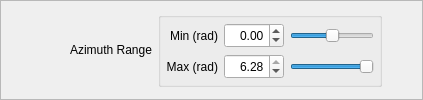
                   <widget class="QFrame" name="RadialShooterAzimuthRangeFrame">
                    <property name="sizePolicy">
                     <sizepolicy hsizetype="Preferred" vsizetype="Preferred">
                      <horstretch>0</horstretch>
                      <verstretch>0</verstretch>
                     </sizepolicy>
                    </property>
                    <property name="frameShape">
                     <enum>QFrame::StyledPanel</enum>
                    </property>
                    <property name="frameShadow">
                     <enum>QFrame::Raised</enum>
                    </property>
                    <layout class="QHBoxLayout" name="horizontalLayout_4">
                     <property name="margin">
                      <number>0</number>
                     </property>
                     <item>
                      <spacer name="horizontalSpacer_36">
                       <property name="orientation">
                        <enum>Qt::Horizontal</enum>
                       </property>
                       <property name="sizeType">
                        <enum>QSizePolicy::Preferred</enum>
                       </property>
                       <property name="sizeHint" stdset="0">
                        <size>
                         <width>69</width>
                         <height>20</height>
                        </size>
                       </property>
                      </spacer>
                     </item>
                     <item>
                      <widget class="QLabel" name="RadialShooterAzimuthRangeLabel">
                       <property name="sizePolicy">
                        <sizepolicy hsizetype="Preferred" vsizetype="Fixed">
                         <horstretch>0</horstretch>
                         <verstretch>0</verstretch>
                        </sizepolicy>
                       </property>
                       <property name="toolTip">
                        <string>The azimuth range the Shooter will send each particle. 0 = X axis, 3.14 = -X axis</string>
                       </property>
                       <property name="text">
                        <string>Azimuth Range</string>
                       </property>
                       <property name="alignment">
                        <set>Qt::AlignRight|Qt::AlignTrailing|Qt::AlignVCenter</set>
                       </property>
                      </widget>
                     </item>
                     <item>
                      <widget class="QGroupBox" name="RadialShooterAzimuthRangeBox">
                       <property name="sizePolicy">
                        <sizepolicy hsizetype="Expanding" vsizetype="Fixed">
                         <horstretch>0</horstretch>
                         <verstretch>0</verstretch>
                        </sizepolicy>
                       </property>
                       <property name="title">
                        <string/>
                       </property>
                       <layout class="QGridLayout" name="gridLayout_13">
                        <property name="margin">
                         <number>5</number>
                        </property>
                        <item row="0" column="0">
                         <widget class="QLabel" name="RadialShooterAzimuthMinLabel">
                          <property name="sizePolicy">
                           <sizepolicy hsizetype="Preferred" vsizetype="Fixed">
                            <horstretch>0</horstretch>
                            <verstretch>0</verstretch>
                           </sizepolicy>
                          </property>
                          <property name="minimumSize">
                           <size>
                            <width>0</width>
                            <height>25</height>
                           </size>
                          </property>
                          <property name="toolTip">
                           <string>The minimum azimuth (0=down the X+ axis)</string>
                          </property>
                          <property name="text">
                           <string>Min (rad)</string>
                          </property>
                          <property name="alignment">
                           <set>Qt::AlignRight|Qt::AlignTrailing|Qt::AlignVCenter</set>
                          </property>
                         </widget>
                        </item>
                        <item row="1" column="0">
                         <widget class="QLabel" name="RadialShooterAzimuthMaxLabel">
                          <property name="sizePolicy">
                           <sizepolicy hsizetype="Preferred" vsizetype="Fixed">
                            <horstretch>0</horstretch>
                            <verstretch>0</verstretch>
                           </sizepolicy>
                          </property>
                          <property name="minimumSize">
                           <size>
                            <width>0</width>
                            <height>25</height>
                           </size>
                          </property>
                          <property name="toolTip">
                           <string>The maximum azimuth (0=down the -X axis)</string>
                          </property>
                          <property name="text">
                           <string>Max (rad)</string>
                          </property>
                          <property name="alignment">
                           <set>Qt::AlignRight|Qt::AlignTrailing|Qt::AlignVCenter</set>
                          </property>
                         </widget>
                        </item>
                        <item row="0" column="2">
                         <widget class="QSlider" name="RadialShooterAzimuthMinSlider">
                          <property name="toolTip">
                           <string>The minimum azimuth (0=down the X+ axis)</string>
                          </property>
                          <property name="minimum">
                           <number>-628</number>
                          </property>
                          <property name="maximum">
                           <number>628</number>
                          </property>
                          <property name="orientation">
                           <enum>Qt::Horizontal</enum>
                          </property>
                         </widget>
                        </item>
                        <item row="0" column="1">
                         <widget class="QDoubleSpinBox" name="RadialShooterAzimuthMinSpinBox">
                          <property name="sizePolicy">
                           <sizepolicy hsizetype="Fixed" vsizetype="Fixed">
                            <horstretch>0</horstretch>
                            <verstretch>0</verstretch>
                           </sizepolicy>
                          </property>
                          <property name="minimumSize">
                           <size>
                            <width>60</width>
                            <height>25</height>
                           </size>
                          </property>
                          <property name="maximumSize">
                           <size>
                            <width>60</width>
                            <height>25</height>
                           </size>
                          </property>
                          <property name="toolTip">
                           <string>The minimum azimuth (0=down the X+ axis)</string>
                          </property>
                          <property name="alignment">
                           <set>Qt::AlignRight|Qt::AlignTrailing|Qt::AlignVCenter</set>
                          </property>
                          <property name="minimum">
                           <double>-6.280000000000000</double>
                          </property>
                          <property name="maximum">
                           <double>6.280000000000000</double>
                          </property>
                          <property name="singleStep">
                           <double>0.010000000000000</double>
                          </property>
                         </widget>
                        </item>
                        <item row="1" column="2">
                         <widget class="QSlider" name="RadialShooterAzimuthMaxSlider">
                          <property name="toolTip">
                           <string>The maximum azimuth (0=down the -X axis)</string>
                          </property>
                          <property name="minimum">
                           <number>-628</number>
                          </property>
                          <property name="maximum">
                           <number>628</number>
                          </property>
                          <property name="value">
                           <number>628</number>
                          </property>
                          <property name="orientation">
                           <enum>Qt::Horizontal</enum>
                          </property>
                         </widget>
                        </item>
                        <item row="1" column="1">
                         <widget class="QDoubleSpinBox" name="RadialShooterAzimuthMaxSpinBox">
                          <property name="sizePolicy">
                           <sizepolicy hsizetype="Fixed" vsizetype="Fixed">
                            <horstretch>0</horstretch>
                            <verstretch>0</verstretch>
                           </sizepolicy>
                          </property>
                          <property name="minimumSize">
                           <size>
                            <width>60</width>
                            <height>25</height>
                           </size>
                          </property>
                          <property name="maximumSize">
                           <size>
                            <width>60</width>
                            <height>25</height>
                           </size>
                          </property>
                          <property name="toolTip">
                           <string>The maximum azimuth (3.14=down the -X axis)</string>
                          </property>
                          <property name="alignment">
                           <set>Qt::AlignRight|Qt::AlignTrailing|Qt::AlignVCenter</set>
                          </property>
                          <property name="minimum">
                           <double>-6.280000000000000</double>
                          </property>
                          <property name="maximum">
                           <double>6.280000000000000</double>
                          </property>
                          <property name="singleStep">
                           <double>0.010000000000000</double>
                          </property>
                          <property name="value">
                           <double>6.280000000000000</double>
                          </property>
                         </widget>
                        </item>
                       </layout>
                      </widget>
                     </item>
                     <item>
                      <spacer name="horizontalSpacer_32">
                       <property name="orientation">
                        <enum>Qt::Horizontal</enum>
                       </property>
                       <property name="sizeType">
                        <enum>QSizePolicy::Preferred</enum>
                       </property>
                       <property name="sizeHint" stdset="0">
                        <size>
                         <width>40</width>
                         <height>20</height>
                        </size>
                       </property>
                      </spacer>
                     </item>
                    </layout>
                   </widget>
